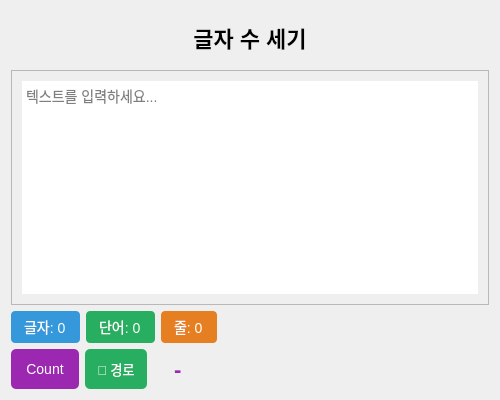
<?xml version="1.0" encoding="UTF-8"?>
<ui version="4.0">
 <class>Form</class>
 <widget class="QWidget" name="Form">
  <property name="geometry">
   <rect><x>0</x><y>0</y><width>500</width><height>400</height></rect>
  </property>
  <property name="windowTitle"><string>글자 수 세기</string></property>
  <layout class="QVBoxLayout" name="verticalLayout">
   <item>
    <widget class="QLabel" name="label">
     <property name="text"><string>글자 수 세기</string></property>
     <property name="alignment"><set>Qt::AlignCenter</set></property>
     <property name="styleSheet"><string notr="true">font-size: 22px; font-weight: bold; padding: 10px;</string></property>
    </widget>
   </item>
   <item>
    <widget class="QTextEdit" name="text_input">
     <property name="styleSheet"><string notr="true">font-size: 14px; padding: 10px;</string></property>
     <property name="placeholderText"><string>텍스트를 입력하세요...</string></property>
    </widget>
   </item>
   <item>
    <layout class="QHBoxLayout" name="stats_layout">
     <item>
      <widget class="QLabel" name="lbl_chars">
       <property name="text"><string>글자: 0</string></property>
       <property name="styleSheet"><string notr="true">font-size: 14px; padding: 5px 10px; background-color: #3498db; color: white; border-radius: 4px;</string></property>
      </widget>
     </item>
     <item>
      <widget class="QLabel" name="lbl_words">
       <property name="text"><string>단어: 0</string></property>
       <property name="styleSheet"><string notr="true">font-size: 14px; padding: 5px 10px; background-color: #27ae60; color: white; border-radius: 4px;</string></property>
      </widget>
     </item>
     <item>
      <widget class="QLabel" name="lbl_lines">
       <property name="text"><string>줄: 0</string></property>
       <property name="styleSheet"><string notr="true">font-size: 14px; padding: 5px 10px; background-color: #e67e22; color: white; border-radius: 4px;</string></property>
      </widget>
     </item>
     <item>
      <spacer name="stats_spacer">
       <property name="orientation"><enum>Qt::Horizontal</enum></property>
       <property name="sizeHint" stdset="0"><size><width>40</width><height>20</height></size></property>
      </spacer>
     </item>
    </layout>
   </item>
   <item>
    <layout class="QHBoxLayout" name="count_layout">
     <item>
      <widget class="QPushButton" name="btn_count">
       <property name="minimumSize"><size><width>0</width><height>40</height></size></property>
       <property name="styleSheet"><string notr="true">font-size: 14px; background-color: #9c27b0; color: white; border: none; border-radius: 5px; padding: 5px 15px;</string></property>
       <property name="text"><string>Count</string></property>
      </widget>
     </item>
     <item>
      <widget class="QPushButton" name="btn_show_path">
       <property name="minimumSize">
        <size><width>0</width><height>40</height></size>
       </property>
       <property name="styleSheet">
        <string notr="true">font-size: 13px; background-color: #27ae60; color: white; border: none; border-radius: 5px; padding: 5px 12px;</string>
       </property>
       <property name="text">
        <string>📂 경로</string>
       </property>
      </widget>
     </item>
     <item>
      <widget class="QLabel" name="count_label">
       <property name="text"><string>-</string></property>
       <property name="styleSheet"><string notr="true">font-size: 22px; font-weight: bold; padding: 5px 15px; color: #9c27b0;</string></property>
      </widget>
     </item>
     <item>
      <spacer name="count_spacer">
       <property name="orientation"><enum>Qt::Horizontal</enum></property>
       <property name="sizeHint" stdset="0"><size><width>40</width><height>20</height></size></property>
      </spacer>
     </item>
    </layout>
   </item>
  </layout>
 </widget>
 <resources/>
 <connections/>
</ui>
